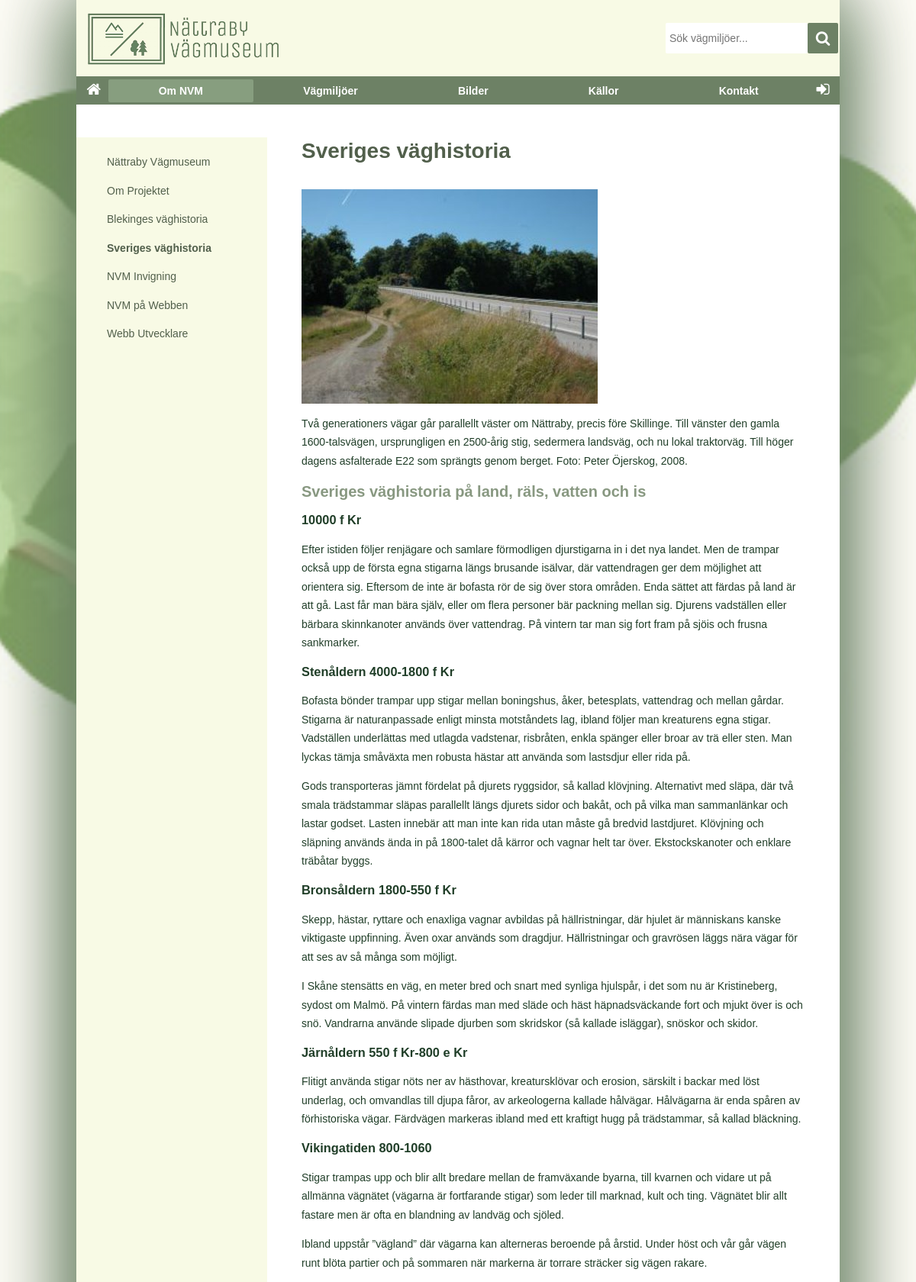
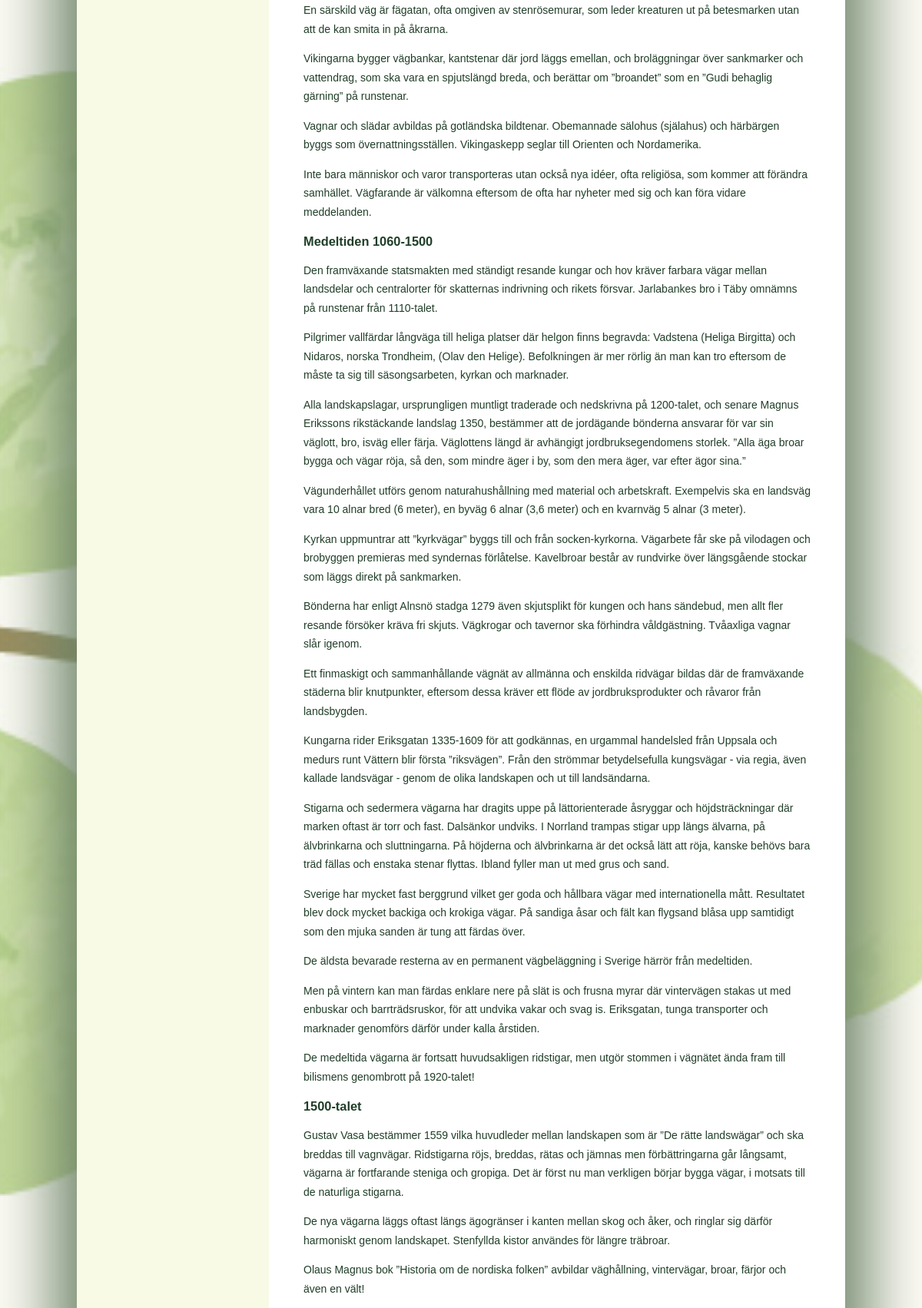
/about.php?page=sweden (upper part), run on the app's committed database (2 pictures, top to bottom).
### tables this page shows
CREATE TABLE article
(
    id INTEGER PRIMARY KEY NOT NULL,
    name TEXT UNIQUE NOT NULL,
    title TEXT NOT NULL,
    data TEXT NOT NULL,
    author TEXT NOT NULL,
    gps TEXT,
    mapImage TEXT,
    image1 TEXT,
    image1Alt TEXT,
    image1Text, TEXT,
    image2 TEXT,
    image2Alt TEXT,
    image2Text TEXT
);

### about.php (called while the page is built, shortened)
<?php
require __DIR__ . "/incl/header.php";
require __DIR__ . "/view/multipage.php";
require __DIR__ . "/incl/footer.php";

### src/functions.php (called while the page is built, shortened)
<?php
function getArticle($db, $table, $name)
{
    $sql = "SELECT title, data FROM $table WHERE name = ?";
    $stmt = $db->prepare($sql);
    $stmt->execute([$name]);
    $res = $stmt->fetchAll();
    return $res;
}

### about/sweden.php (the view, shortened to what this page needs)
<?php
$name = "sveriges-vaghistoria";
$article = getArticle($dbObj, "article", $name);
echo '<h1>' . $article[0]['title'] . '</h1>';
echo $article[0]['data'];

### css/style.css (style rules this page uses)
html { overflow-y: scroll; height: 100%; }
body { margin: 0; height: 100%; color: rgb(32, 62, 40); font-family: Verdana, Geneva, Tahoma, sans-serif; font-size: 14px; }
p { line-height: 1.75em; margin: 1em 0; }
h1 { font-size: 28px; font-weight: bold; color: #515f4b; margin: 1.2em 0; }
.multi h1 { margin: 0 0 1.2em; }
h2 { color: #6d8165d0; font-size: 20px; font-weight: bold; }
main img { display: block; }

### data on the page
article: title "Sveriges väghistoria", data (picture), data "Två generationers vägar går parallellt väster om Nättraby, precis före Skillinge. Till vänster den gamla 1600-talsvägen, ursprungligen en 2500-årig stig, sedermera landsväg, och nu lokal traktorväg. Till höger dagens asfalterade E22 som sprängts genom berget. Foto: Peter Öjerskog, 2008. Sveriges väghistoria på land, räls, vatten och is 10000 f Kr Efter istiden följer renjägare och samlare förmodligen djurstigarna in i det nya landet. Men de trampar också upp de första egna stigarna längs brusande isälvar, där vattendragen ger dem möjlighet att orientera sig. Eftersom de inte är bofasta rör de sig över stora områden. Enda sättet att färdas på land är att gå. Last får man bära själv, eller om…"

### other printed values
$value["nav"] "Nättraby Vägmuseum"
$value["nav"] "Om Projektet"
$value["nav"] "Blekinges väghistoria"
$value["nav"] "Sveriges väghistoria"
$value["nav"] "NVM Invigning"
$value["nav"] "NVM på Webben"
$value["nav"] "Webb Utvecklare"
